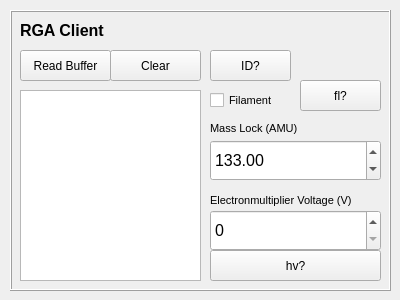
<?xml version="1.0" encoding="UTF-8"?>
<ui version="4.0">
 <class>Form</class>
 <widget class="QWidget" name="Form">
  <property name="geometry">
   <rect>
    <x>0</x>
    <y>0</y>
    <width>400</width>
    <height>300</height>
   </rect>
  </property>
  <property name="windowTitle">
   <string>Form</string>
  </property>
  <widget class="QFrame" name="frame">
   <property name="geometry">
    <rect>
     <x>10</x>
     <y>10</y>
     <width>381</width>
     <height>281</height>
    </rect>
   </property>
   <property name="frameShape">
    <enum>QFrame::Box</enum>
   </property>
   <property name="frameShadow">
    <enum>QFrame::Raised</enum>
   </property>
   <widget class="QCheckBox" name="rga_filament_checkbox">
    <property name="geometry">
     <rect>
      <x>200</x>
      <y>80</y>
      <width>91</width>
      <height>21</height>
     </rect>
    </property>
    <property name="font">
     <font>
      <pointsize>8</pointsize>
     </font>
    </property>
    <property name="text">
     <string>Filament</string>
    </property>
    <property name="tristate">
     <bool>false</bool>
    </property>
   </widget>
   <widget class="QLabel" name="label_2">
    <property name="geometry">
     <rect>
      <x>200</x>
      <y>180</y>
      <width>171</width>
      <height>21</height>
     </rect>
    </property>
    <property name="font">
     <font>
      <pointsize>8</pointsize>
     </font>
    </property>
    <property name="text">
     <string>Electronmultiplier Voltage (V)</string>
    </property>
   </widget>
   <widget class="QLabel" name="label_3">
    <property name="geometry">
     <rect>
      <x>200</x>
      <y>110</y>
      <width>171</width>
      <height>16</height>
     </rect>
    </property>
    <property name="font">
     <font>
      <pointsize>8</pointsize>
     </font>
    </property>
    <property name="text">
     <string>Mass Lock (AMU)</string>
    </property>
   </widget>
   <widget class="QSpinBox" name="rga_voltage_spinbox">
    <property name="geometry">
     <rect>
      <x>200</x>
      <y>200</y>
      <width>171</width>
      <height>41</height>
     </rect>
    </property>
    <property name="font">
     <font>
      <pointsize>12</pointsize>
     </font>
    </property>
    <property name="maximum">
     <number>2200</number>
    </property>
    <property name="singleStep">
     <number>200</number>
    </property>
   </widget>
   <widget class="QLabel" name="label">
    <property name="geometry">
     <rect>
      <x>10</x>
      <y>10</y>
      <width>211</width>
      <height>21</height>
     </rect>
    </property>
    <property name="font">
     <font>
      <pointsize>12</pointsize>
      <weight>75</weight>
      <bold>true</bold>
     </font>
    </property>
    <property name="text">
     <string>RGA Client</string>
    </property>
   </widget>
   <widget class="QPushButton" name="rga_id_button">
    <property name="geometry">
     <rect>
      <x>200</x>
      <y>40</y>
      <width>81</width>
      <height>31</height>
     </rect>
    </property>
    <property name="text">
     <string>ID?</string>
    </property>
   </widget>
   <widget class="QDoubleSpinBox" name="rga_mass_lock_spinbox">
    <property name="geometry">
     <rect>
      <x>200</x>
      <y>130</y>
      <width>171</width>
      <height>41</height>
     </rect>
    </property>
    <property name="font">
     <font>
      <pointsize>12</pointsize>
     </font>
    </property>
    <property name="maximum">
     <double>250.000000000000000</double>
    </property>
    <property name="singleStep">
     <double>0.500000000000000</double>
    </property>
    <property name="value">
     <double>133.000000000000000</double>
    </property>
   </widget>
   <widget class="QPushButton" name="rga_hv_button">
    <property name="geometry">
     <rect>
      <x>200</x>
      <y>240</y>
      <width>171</width>
      <height>31</height>
     </rect>
    </property>
    <property name="text">
     <string>hv?</string>
    </property>
   </widget>
   <widget class="QPushButton" name="rga_fl_button">
    <property name="geometry">
     <rect>
      <x>290</x>
      <y>70</y>
      <width>81</width>
      <height>31</height>
     </rect>
    </property>
    <property name="text">
     <string>fl?</string>
    </property>
   </widget>
   <widget class="QPushButton" name="rga_read_buffer_button">
    <property name="geometry">
     <rect>
      <x>10</x>
      <y>40</y>
      <width>91</width>
      <height>31</height>
     </rect>
    </property>
    <property name="text">
     <string>Read Buffer</string>
    </property>
   </widget>
   <widget class="QPlainTextEdit" name="rga_buffer_text">
    <property name="geometry">
     <rect>
      <x>10</x>
      <y>80</y>
      <width>181</width>
      <height>191</height>
     </rect>
    </property>
   </widget>
   <widget class="QPushButton" name="rga_clear_button">
    <property name="geometry">
     <rect>
      <x>100</x>
      <y>40</y>
      <width>91</width>
      <height>31</height>
     </rect>
    </property>
    <property name="text">
     <string>Clear</string>
    </property>
   </widget>
  </widget>
 </widget>
 <resources/>
 <connections/>
</ui>
